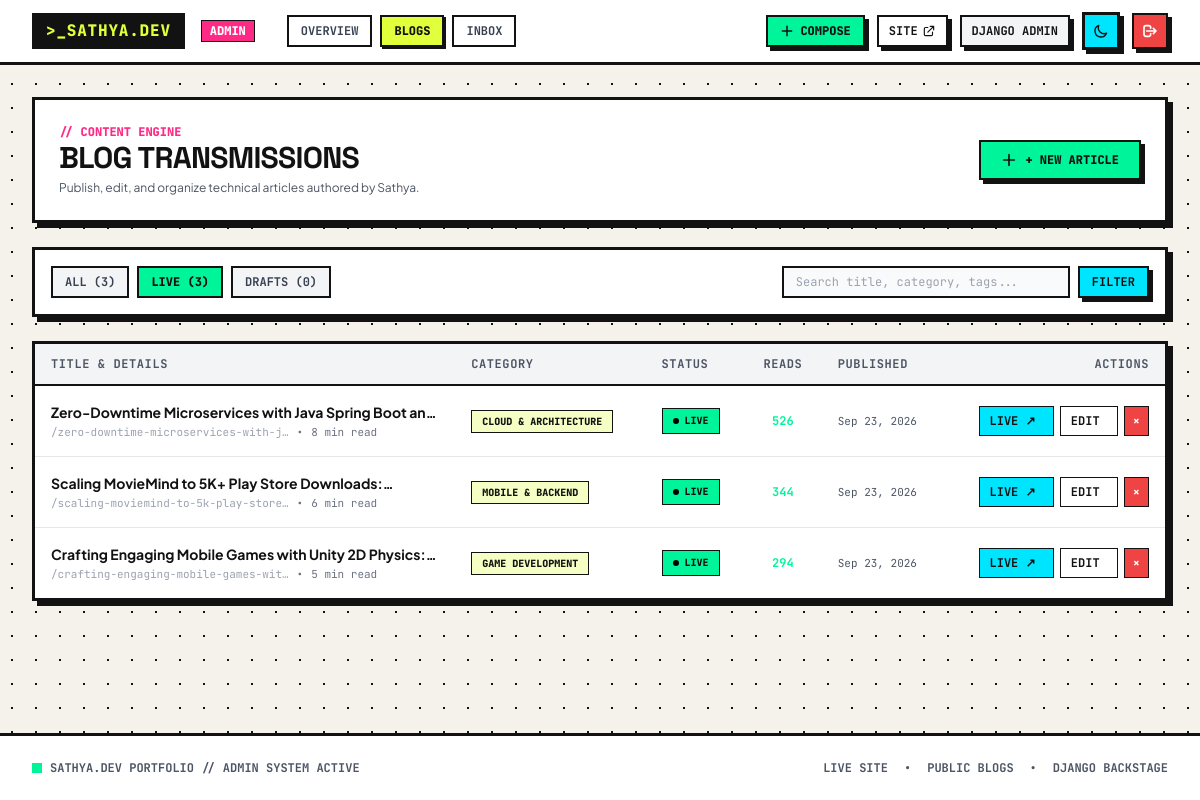
The app's page /dashboard/blogs/?status=published (signed in) with its own data.
### app/models.py (models this page shows, shortened)
class Blog(models.Model):
    title = models.CharField(max_length=255, verbose_name="Article Title")
    slug = models.SlugField(max_length=255, unique=True, blank=True, verbose_name="URL Slug")
    description = models.TextField(help_text="Concise summary for preview cards, social shares, and SEO.", verbose_name="Short Summary")
    content = models.TextField(help_text="Full article body (Supports rich HTML / Markdown formatted text).", verbose_name="Article Content")
    author = models.CharField(max_length=120, default="K Satyanarayana Chary (@sathya)", verbose_name="Author")
    category = models.CharField(max_length=80, default="Engineering", verbose_name="Category / Domain")
    tags = models.CharField(max_length=200, default="Spring Boot, React Native, AWS", help_text="Comma-separated tags (e.g. Java, AWS, Mobile)", verbose_name="Tags")
    image = models.ImageField(upload_to="blogs/%Y/%m/", blank=True, null=True, verbose_name="Cover Image Upload")
    image_url = models.URLField(blank=True, null=True, help_text="Optional fallback image URL if not uploading file.", verbose_name="Image URL Fallback")
    views = models.PositiveIntegerField(default=0, verbose_name="Total Views")
    read_time = models.CharField(max_length=40, default="5 min read", verbose_name="Estimated Read Time")
    sources = models.TextField(blank=True, help_text="References, documentation links, citations, or GitHub repositories (one per line or comma-separated).", verbose_name="References & Sources")
    is_published = models.BooleanField(default=True, verbose_name="Published Status")
    published_at = models.DateTimeField(default=timezone.now, verbose_name="Published Date & Time")
    created_at = models.DateTimeField(auto_now_add=True, verbose_name="Created At")
    updated_at = models.DateTimeField(auto_now=True, verbose_name="Last Updated")
    class Meta:
        ordering = ['-published_at']
        verbose_name = "Blog Article"
        verbose_name_plural = "Blog Articles"

### app/views.py (the view, shortened to what this page needs)
# urls.py: path('dashboard/blogs/', views.dashboard_blogs, name='dashboard_blogs'),
@staff_required
def dashboard_blogs(request):
    query = request.GET.get('q', '').strip()
    status = request.GET.get('status', 'all').strip()
    category = request.GET.get('category', '').strip()
    blogs = Blog.objects.all()
    if status == 'published':
        blogs = blogs.filter(is_published=True)
    elif status == 'draft':
        blogs = blogs.filter(is_published=False)
    if category:
        blogs = blogs.filter(category__iexact=category)
    all_categories = sorted(list(set(Blog.objects.values_list('category', flat=True).distinct())))
    return render(request, 'dashboard/blogs.html', {
        'blogs': blogs,
        'query': query,
        'current_status': status,
        'current_category': category,
        'categories': all_categories,
        'total_count': Blog.objects.count(),
        'published_count': Blog.objects.filter(is_published=True).count(),
        'draft_count': Blog.objects.filter(is_published=False).count(),
    })

### app/views.py (called while the page is built)
def staff_required(view_func):
    return user_passes_test(lambda u: u.is_authenticated and u.is_staff, login_url='/dashboard/login/')(view_func)

### templates/dashboard/blogs.html (shortened to what this page needs)
{% extends 'dashboard/base.html' %}
{% block content %}
<div class="space-y-6">
    <div class="bg-white dark:bg-brutal-cardDark p-6 brutal-box flex flex-col md:flex-row md:items-center justify-between gap-4">
        <div>
            <div class="flex items-center gap-2 font-mono text-xs font-black text-neon-pink">
                <span>// CONTENT ENGINE</span>
            </div>
            <h1 class="font-display font-extrabold text-2xl sm:text-3xl text-brutal-black dark:text-white tracking-tight">
                BLOG TRANSMISSIONS
            </h1>
            <p class="font-sans text-xs text-gray-600 dark:text-gray-400 mt-1">
                Publish, edit, and organize technical articles authored by Sathya.
            </p>
        </div>
        <div class="flex items-center gap-3">
            <a href="{% url 'dashboard_blog_create' %}" class="px-5 py-2.5 bg-neon-green text-brutal-black font-mono font-black text-xs uppercase border-2 border-brutal-black brutal-btn flex items-center gap-2">
                <svg class="w-4 h-4" fill="none" stroke="currentColor" viewBox="0 0 24 24"><path stroke-linecap="round" stroke-linejoin="round" stroke-width="2.5" d="M12 4v16m8-8H4"/></svg>
                <span>+ NEW ARTICLE</span>
            </a>
        </div>
    </div>
    <div class="bg-white dark:bg-brutal-cardDark p-4 brutal-box flex flex-col md:flex-row items-center justify-between gap-4">
        <div class="flex items-center gap-2 w-full md:w-auto overflow-x-auto font-mono text-xs font-bold">
            <a href="{% url 'dashboard_blogs' %}" class="px-3 py-1.5 border-2 border-brutal-black transition-colors {% if current_status == 'all' and not current_category %}bg-neon-yellow text-brutal-black font-black{% else %}bg-gray-100 dark:bg-gray-800 text-gray-700 dark:text-gray-300{% endif %}">
                ALL ({{ total_count }})
            </a>
            <a href="{% url 'dashboard_blogs' %}?status=published" class="px-3 py-1.5 border-2 border-brutal-black transition-colors {% if current_status == 'published' %}bg-neon-green text-brutal-black font-black{% else %}bg-gray-100 dark:bg-gray-800 text-gray-700 dark:text-gray-300{% endif %}">
                LIVE ({{ published_count }})
            </a>
            <a href="{% url 'dashboard_blogs' %}?status=draft" class="px-3 py-1.5 border-2 border-brutal-black transition-colors {% if current_status == 'draft' %}bg-yellow-400 text-brutal-black font-black{% else %}bg-gray-100 dark:bg-gray-800 text-gray-700 dark:text-gray-300{% endif %}">
                DRAFTS ({{ draft_count }})
            </a>
        </div>
        <form method="GET" action="{% url 'dashboard_blogs' %}" class="flex items-center gap-2 w-full md:w-auto">
            <div class="relative w-full md:w-72">
                <input type="text" name="q" value="{{ query }}" placeholder="Search title, category, tags..." class="w-full px-3 py-1.5 font-mono text-xs border-2 border-brutal-black bg-gray-50 dark:bg-gray-900 text-brutal-black dark:text-white focus:outline-none focus:ring-2 focus:ring-neon-cyan">
            </div>
            <button type="submit" class="px-3 py-1.5 bg-neon-cyan text-brutal-black font-mono font-bold text-xs border-2 border-brutal-black brutal-btn shrink-0">
                FILTER
            </button>
        </form>
    </div>
    <div class="bg-white dark:bg-brutal-cardDark brutal-box overflow-hidden">
        {% if blogs %}
        <div class="overflow-x-auto">
            <table class="w-full text-left font-mono text-xs border-collapse">
                <thead class="bg-gray-100 dark:bg-gray-900 border-b-2 border-brutal-black dark:border-gray-700 text-gray-600 dark:text-gray-400 uppercase tracking-wider">
                    <tr>
                        <th class="py-3 px-4">Title & Details</th>
                        <th class="py-3 px-4">Category</th>
                        <th class="py-3 px-4">Status</th>
                        <th class="py-3 px-4 text-center">Reads</th>
                        <th class="py-3 px-4">Published</th>
                        <th class="py-3 px-4 text-right">Actions</th>
                    </tr>
                </thead>
                <tbody class="divide-y divide-gray-200 dark:divide-gray-800">
                    {% for b in blogs %}
                    <tr class="hover:bg-gray-50/70 dark:hover:bg-gray-800/40 transition-colors">
                        <td class="py-4 px-4 max-w-sm">
                            <a href="{% url 'dashboard_blog_edit' b.id %}" class="font-sans font-bold text-sm text-brutal-black dark:text-white hover:text-neon-pink line-clamp-1">
                                {{ b.title }}
                            </a>
                            <div class="text-[11px] text-gray-500 font-mono mt-0.5 flex items-center gap-2">
                                <span class="text-gray-400">/{{ b.slug|truncatechars:35 }}</span>
                                <span>&bull;</span>
                                <span>{{ b.read_time }}</span>
                            </div>
                        </td>
                        <td class="py-4 px-4 whitespace-nowrap">
                            <span class="px-2.5 py-1 text-[10px] font-black border border-brutal-black uppercase bg-neon-yellow/30 text-brutal-black dark:text-white">
                                {{ b.category }}
                            </span>
                        </td>
                        <td class="py-4 px-4 whitespace-nowrap">
                            <a href="{% url 'dashboard_blog_toggle' b.id %}" class="inline-flex items-center gap-1.5 px-2.5 py-1 text-[10px] font-black border border-brutal-black uppercase {% if b.is_published %}bg-neon-green text-brutal-black{% else %}bg-yellow-400 text-brutal-black{% endif %}" title="Click to toggle publish status">
                                <span class="w-1.5 h-1.5 rounded-full {% if b.is_published %}bg-black{% else %}bg-gray-700{% endif %}"></span>
                                {% if b.is_published %}LIVE{% else %}DRAFT{% endif %}
                            </a>
                        </td>
                        <td class="py-4 px-4 text-center whitespace-nowrap font-bold text-neon-green">
                            {{ b.views }}
                        </td>
                        <td class="py-4 px-4 whitespace-nowrap text-gray-600 dark:text-gray-400 text-[11px]">
                            {{ b.published_at|date:"M d, Y" }}
                        </td>
                        <td class="py-4 px-4 text-right space-x-1.5 whitespace-nowrap">
                            {% if b.is_published %}
                            <a href="{% url 'blog_detail' b.slug %}" target="_blank" class="px-2.5 py-1.5 bg-neon-cyan text-brutal-black font-bold border border-brutal-black hover:opacity-80 transition-opacity" title="View live article on portfolio">
                                LIVE &nearr;
                            </a>
                            {% endif %}
                            <a href="{% url 'dashboard_blog_edit' b.id %}" class="px-2.5 py-1.5 bg-white dark:bg-gray-800 text-brutal-black dark:text-white font-bold border border-brutal-black hover:bg-neon-yellow hover:text-brutal-black transition-colors">
                                EDIT
                            </a>
                            <a href="{% url 'dashboard_blog_delete' b.id %}" onclick="return confirm('Delete article: {{ b.title|escapejs }}? This cannot be undone.');" class="px-2 py-1.5 bg-red-500 text-white font-bold border border-brutal-black hover:bg-red-600 transition-colors" title="Delete Article">
                                &times;
                            </a>
                        </td>
                    </tr>
                    {% endfor %}
                </tbody>
            </table>
        </div>
        {% endif %}
    </div>
</div>
{% endblock %}

### templates/dashboard/base.html (style rules this page uses)
body { background-color: #F5F2EB; color: #121212; font-family: 'Plus Jakarta Sans', sans-serif; background-image: radial-gradient(#121212 1px, transparent 1px); background-size: 24px 24px; }
.brutal-box { border: 3px solid #121212; box-shadow: 5px 5px 0px 0px #121212; transition: all 0.15s ease-in-out; }
.brutal-btn { border: 3px solid #121212; box-shadow: 4px 4px 0px 0px #121212; font-weight: 700; transition: all 0.1s ease-in-out; cursor: pointer; }

### records on screen
Blog: title "Zero-Downtime Microservices with Java Spring Boot…", slug "zero-downtime-microservices-with-j…", read_time "8 min read", category "CLOUD & ARCHITECTURE", is_published True (drawn), views "526", published_at "Sep 23, 2026"
Blog: title "Scaling MovieMind to 5K+ Play Store…", slug "scaling-moviemind-to-5k-play-store…", read_time "6 min read", category "MOBILE & BACKEND", is_published True (drawn), views "344", published_at "Sep 23, 2026"
Blog: title "Crafting Engaging Mobile Games with Unity 2D…", slug "crafting-engaging-mobile-games-wit…", read_time "5 min read", category "GAME DEVELOPMENT", is_published True (drawn), views "294", published_at "Sep 23, 2026"

### other values on screen
{{ total_count }} "3"
{{ published_count }} "3"
{{ draft_count }} "0"
